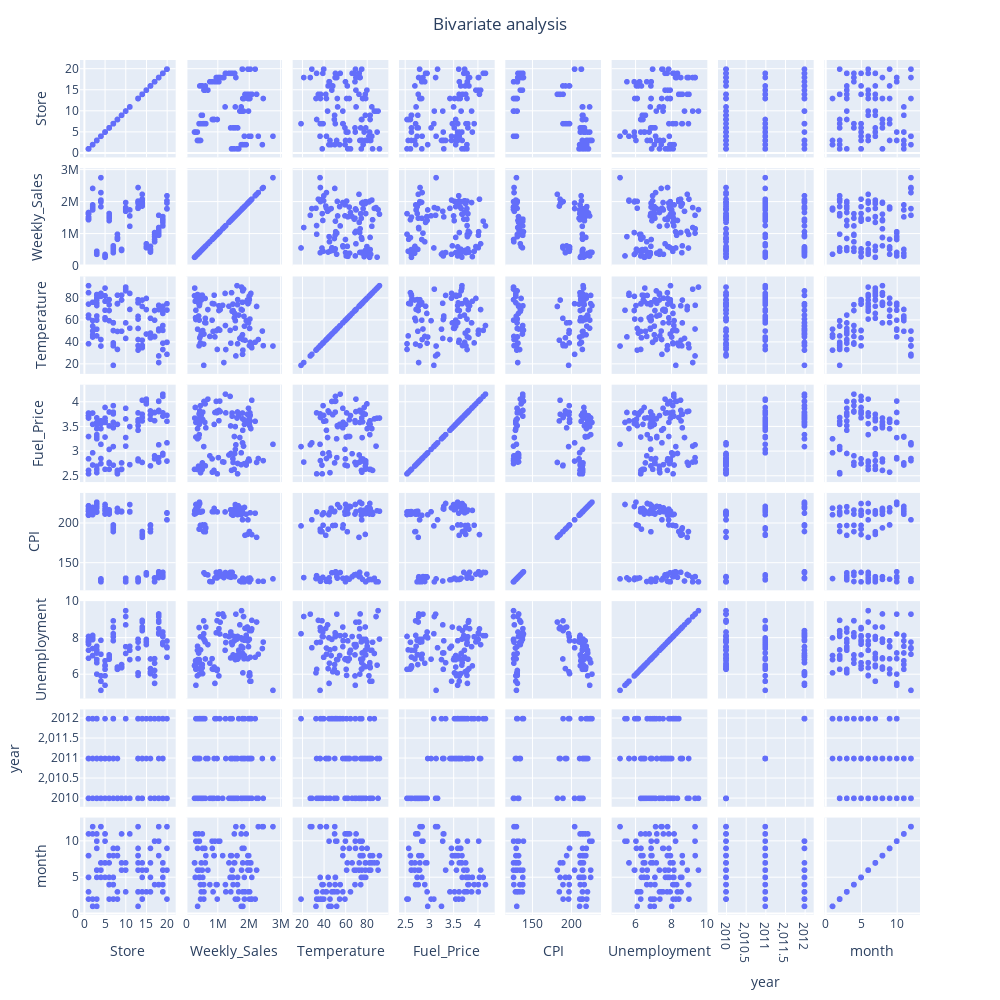

Source (notebook cell):
### Code cell
fig = px.scatter_matrix(df)
fig.update_layout(
        title = go.layout.Title(text = "Bivariate analysis", x = 0.5), showlegend = False, 
            autosize=False, height=1000, width = 1000)
fig.show()
